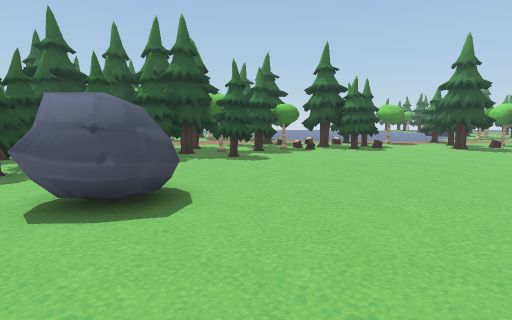
View 1 (above)

24 first-person views from a walk through a Unity game level. The camera is 1.4 m above the floor, tilts 8° down and sees 80° across. The floor is counted in squares, 1 m on a side. Each view is taken from the middle of a square. On the plan, view 1 faces up. The plan holds only what a view shows up to about 14 squares ahead; the rest is blank. The place goes on beyond the plan. The player character is not drawn. Some animated figures are left out.

View 2
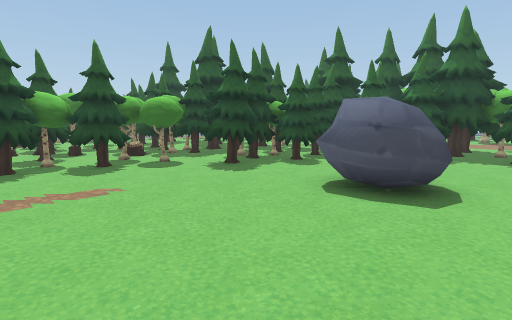

View 3
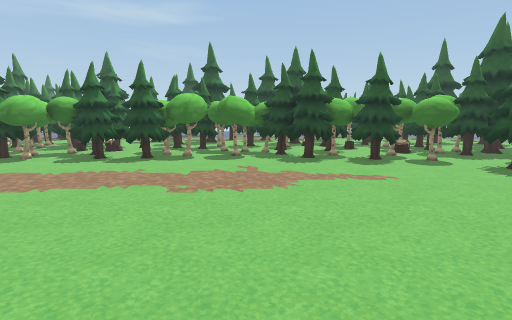

View 4
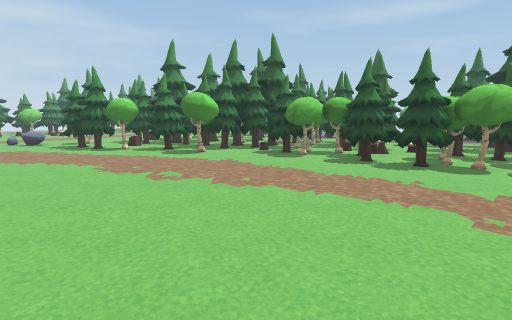

View 5
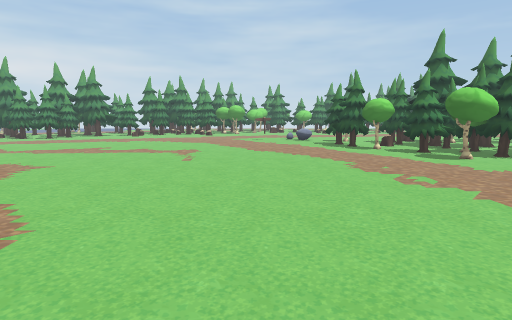

View 6
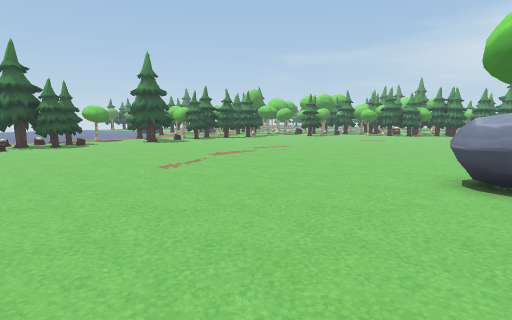

View 7
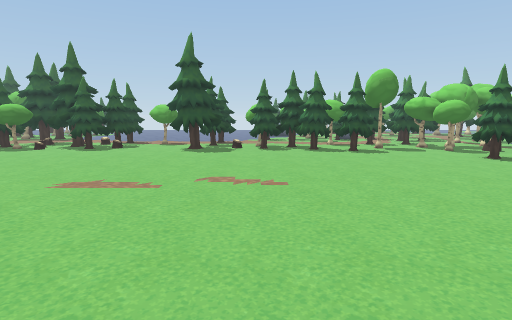

View 8
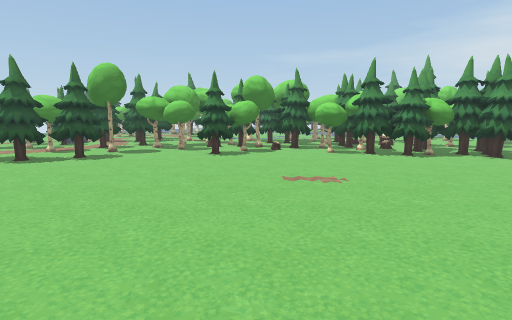

View 9
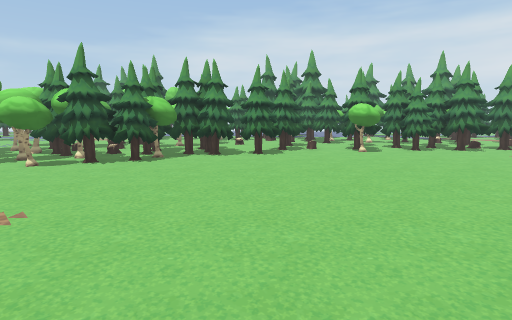

View 10
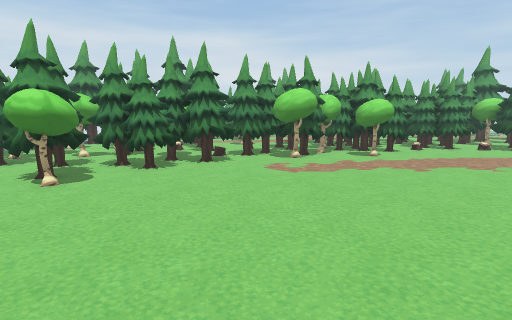

View 11
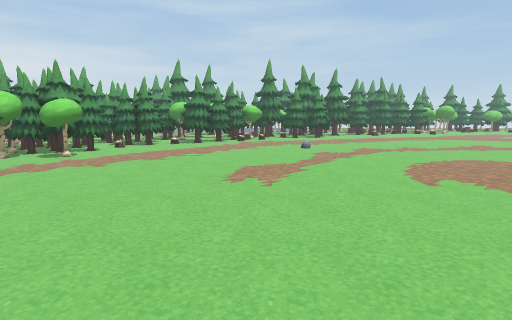

View 12
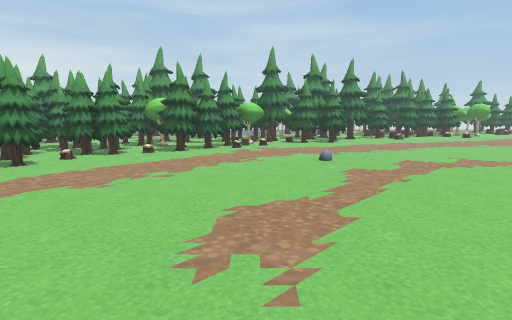

View 13
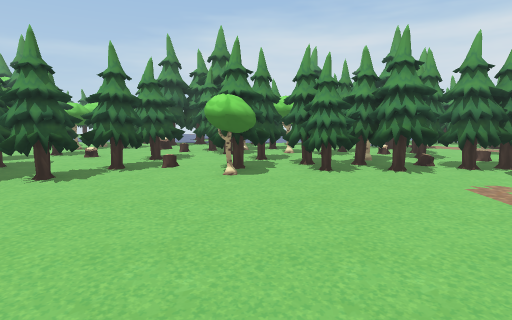

View 14
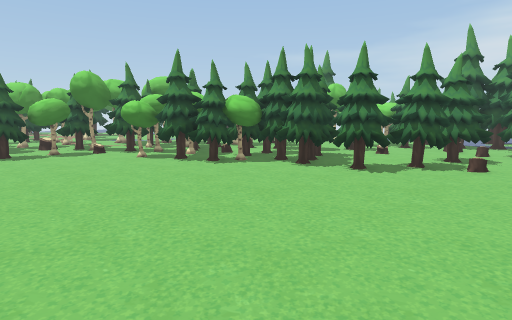

View 15
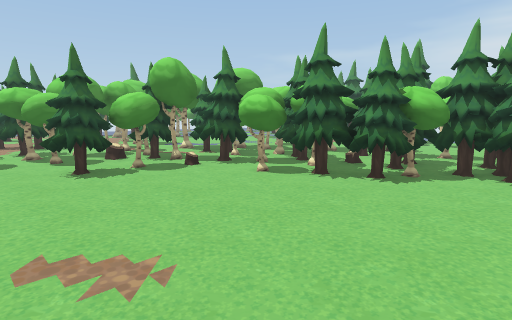

View 16
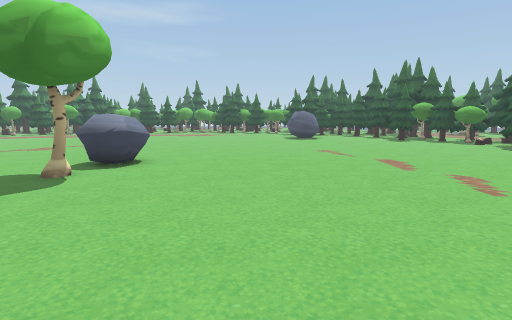

View 17
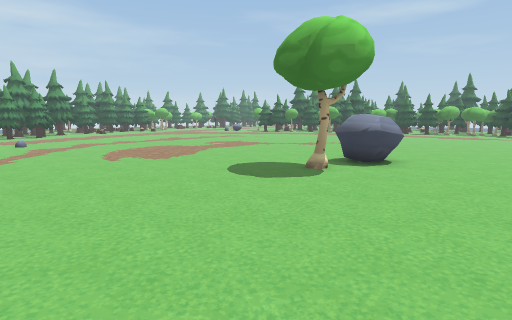

View 18
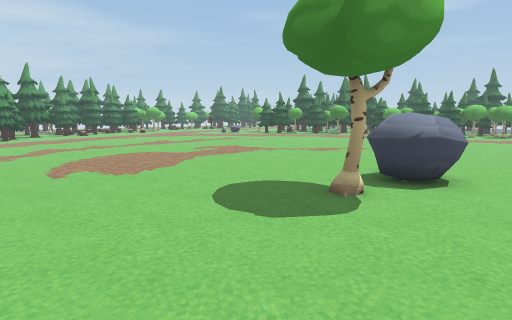

View 19
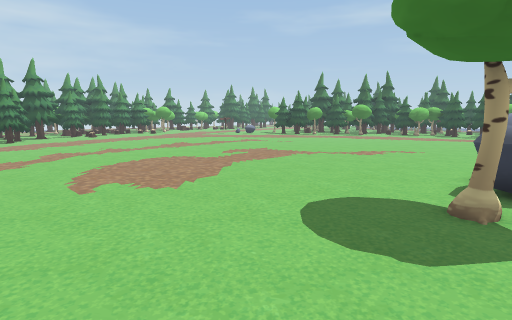

View 20
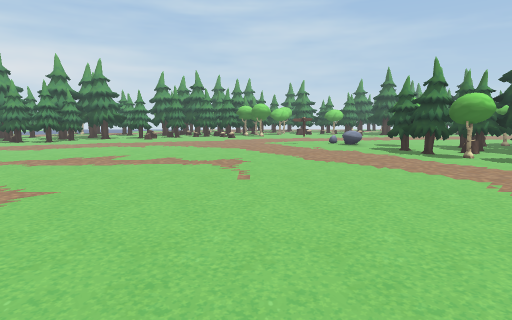

View 21
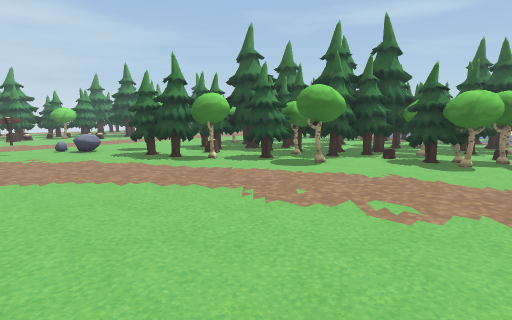

View 22
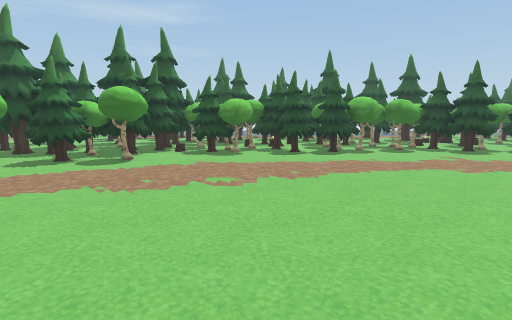

View 23
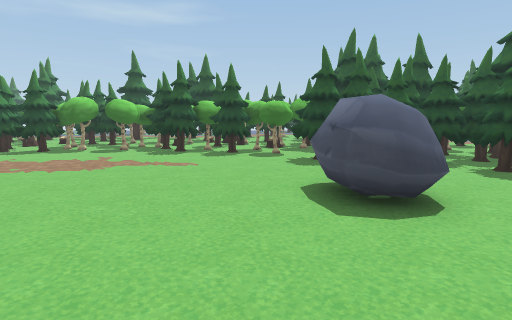

View 24
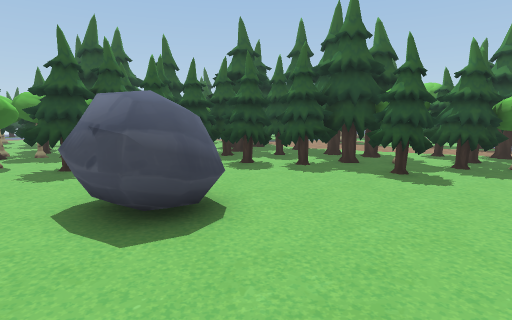

### Floor plan
Key: @ floor where view 1 was taken; # wall or solid block; . floor; T tree; O other object.
Columns run from 12 left of view 1 to 34 right of it. Each row starts with its distance up from view 1.
 14  TTTO TT TTTT##TT ..TTT TTTTT #### #  #
 13   TOO  T T##T##.TT...TT.TTTTTT..#### TT
 12    OOTTTT T#T...............T...##TTTTO
 11    TTTTTTTTTT...................T# T  ###O
 10   TTTTTTTT.T....................T##TT### O
  9 T TTTTTTT...........................T##T   TT
  8 TTTT##T............................###TT.  TT
  7 TTT ##T............................####T.OOOO
  6 T#T TT... O.........................TTTTTOOO..
  5 ###.TTT.OOOO........................TT#TT # ..
  4   ###T...OO..........................##TTT TT#
  3   ##..................................TTTT.TT#
  2 TTTT..................................TTT....TT
  1 T##T..................................TTT.....T
  0 TTTT........@..........................TTTTT..O
 -1  TTT.................O..................TTTT.TT
 -2 ###.................OO......................TTT
 -3  ##................. OO#...............##TTTT T
 -4  ##.........  .........................##TTTT
 -5 ###T....................................TTTT###
 -6 ##TT...................................TTTTO#
 -7  TTT...................................TTT OOT
 -8  TTT...................................TTT# TT
 -9  ###....................................TTTT.TT
-10  ###..................................##TTTTOOT
-11  #TT..................................#TTT.OO
-12 ##T..................................###TTO
-13  TTT##...............................###TTO
-14  TTTT#...............................TTT#O   OO
-15   T##TT.............................TTTTTT   O
-16   TT#T##..............................TTTOO
-17  TTTT. #T..........................TTTTTTO
-18 TTTTTT.TT........................T.TTTTT
-19 T TTTT.TT.......................TTTTTOTTT
-20   TTTT  T......................TTOO# OTTT

Positions as (right, up) in squares from view 1, and headings:
1: (0, 0), facing up
2: (0, -1), facing up-left
3: (1, -2), facing left
4: (0, -3), facing down-left
5: (0, -3), facing down
6: (1, -3), facing up-right
7: (12, 0), facing up
8: (13, 1), facing up-right
9: (15, 1), facing right
10: (20, -2), facing down-right
11: (18, -2), facing down
12: (18, -6), facing down
13: (20, -4), facing right
14: (19, -3), facing up-right
15: (18, 2), facing up-right
16: (18, 2), facing left
17: (18, 2), facing down-left
18: (16, 0), facing down-left
19: (16, -2), facing down-left
20: (2, -6), facing down
21: (1, -8), facing down-left
22: (3, -9), facing left
23: (3, 3), facing left
24: (2, 3), facing up-left
